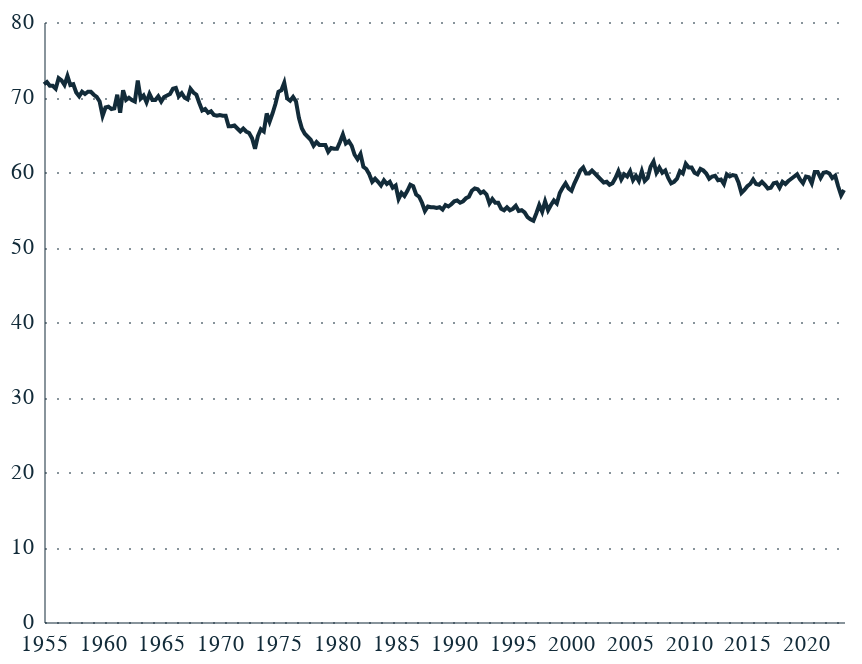

The cell this chart's notebook holds for it:
### Code cell
# Chart: Labour Share of Income (1955-2023)
# (Seasonally adjusted)
# Source: ONS

chart = alt.Chart(df).mark_line().encode(
    x=alt.X('date:T', title=''),
    y=alt.Y('value:Q', title=''),
    color=alt.value(eco_style.pallete["nominal_4"]
    )
).properties(
    width=400,
    height=300,
)

chart.save("charts/gini_households.json")
chart.save("charts/gini_households.png", scale_factor=2.0)

chart

### Figure 1 — Vega-Lite specification as saved in the notebook (floating-point values rounded to 4 significant figures; data arrays with more than 128 entries replaced by an {"elided": "..."} marker saying what was removed)
{"config": {"font": "Circular Std", "mark": {"line": {"interpolate": "linear"}}, "view": {"stroke": "transparent", "width": 400, "height": 300}, "range": {"category": ["#179fdb", "#e6224b", "#f4c245", "#122b39", "#eb5c2e", "#36b7b4"], "diverging": ["#E6224B", "#E54753", "#C9C9C9", "#179FDB", "#122B39"], "heatmap": ["#C9C9C9", "#179FDB", "#0063AF", "#122B39"], "ordinal": ["#00A767", "#36B7B4", "#179FDB", "#0063AF", "#243B5A"]}, "axisX": {"labelColor": "#122b39", "tickColor": "#122b39", "domainColor": "#122b39", "domainOpacity": 0.5, "gridOpacity": 0, "labelFont": "Circular Std", "labelAngle": 0, "labelAlign": "center", "labelFontSize": 11, "labelPadding": 5, "tickCount": 10, "tickSize": 0, "title": ""}, "axisY": {"labelColor": "#122b39", "labelFont": "Circular Std", "tickColor": "#122b39", "domainColor": "#122b39", "gridColor": "#122b39", "gridDash": [1, 5], "gridOpacity": 0.5, "labelPadding": 5, "labelFontSize": 11, "domainOpacity": 0.5, "tickSize": 0, "title": null, "titleAlign": "left", "titleAngle": 0, "titleBaseline": "bottom", "titleColor": "#122b39", "titleOpacity": 0.9, "titleX": 0, "titleY": -7}}, "data": {"name": "data-3e5350352e8720c4b11be229b0167c10"}, "mark": {"type": "line"}, "encoding": {"color": {"value": "#122b39"}, "x": {"field": "date", "title": "", "type": "temporal"}, "y": {"field": "value", "title": "", "type": "quantitative"}}, "height": 300, "width": 400, "$schema": "https://vega.github.io/schema/vega-lite/v5.8.0.json", "datasets": {"data-3e5350352e8720c4b11be229b0167c10": {"elided": "274 records"}}}
